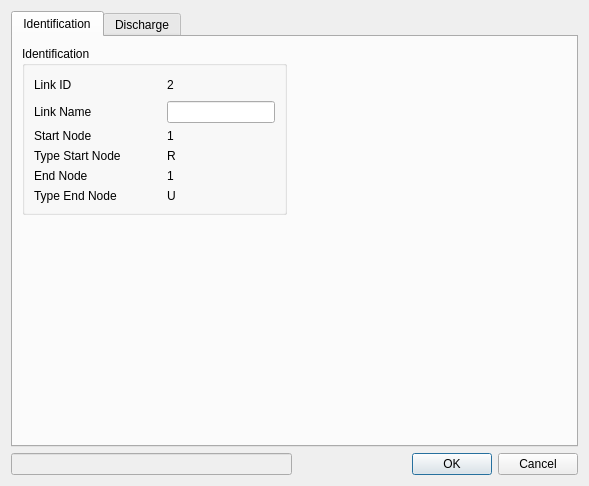
<?xml version="1.0" encoding="UTF-8"?>
<ui version="4.0">
 <class>link_dialog</class>
 <widget class="QDialog" name="link_dialog">
  <property name="geometry">
   <rect>
    <x>0</x>
    <y>0</y>
    <width>589</width>
    <height>486</height>
   </rect>
  </property>
  <property name="windowTitle">
   <string>Link</string>
  </property>
  <layout class="QGridLayout" name="gridLayout">
   <item row="1" column="1">
    <widget class="QDialogButtonBox" name="buttonBox">
     <property name="orientation">
      <enum>Qt::Horizontal</enum>
     </property>
     <property name="standardButtons">
      <set>QDialogButtonBox::Cancel|QDialogButtonBox::Ok</set>
     </property>
    </widget>
   </item>
   <item row="1" column="0">
    <widget class="QLineEdit" name="link_name_display">
     <property name="enabled">
      <bool>false</bool>
     </property>
    </widget>
   </item>
   <item row="0" column="0" colspan="2" alignment="Qt::AlignTop">
    <widget class="QTabWidget" name="link_tabs_box">
     <property name="currentIndex">
      <number>0</number>
     </property>
     <widget class="QWidget" name="ident_tab">
      <attribute name="title">
       <string>Identification</string>
      </attribute>
      <layout class="QGridLayout" name="gridLayout_2">
       <item row="0" column="1">
        <spacer name="horizontalSpacer_4">
         <property name="orientation">
          <enum>Qt::Horizontal</enum>
         </property>
         <property name="sizeHint" stdset="0">
          <size>
           <width>40</width>
           <height>20</height>
          </size>
         </property>
        </spacer>
       </item>
       <item row="0" column="0">
        <widget class="QGroupBox" name="groupBox">
         <property name="sizePolicy">
          <sizepolicy hsizetype="Fixed" vsizetype="Fixed">
           <horstretch>0</horstretch>
           <verstretch>0</verstretch>
          </sizepolicy>
         </property>
         <property name="title">
          <string>Identification</string>
         </property>
         <layout class="QGridLayout" name="gridLayout_3">
          <item row="0" column="2">
           <widget class="QLabel" name="link_id_display">
            <property name="text">
             <string>2</string>
            </property>
           </widget>
          </item>
          <item row="1" column="0">
           <widget class="QLabel" name="link_name_edit">
            <property name="text">
             <string>Link Name</string>
            </property>
            <property name="buddy">
             <cstring>link_name_edit_2</cstring>
            </property>
           </widget>
          </item>
          <item row="1" column="2">
           <widget class="QLineEdit" name="link_name_edit_2"/>
          </item>
          <item row="0" column="0">
           <widget class="QLabel" name="link_id_label">
            <property name="text">
             <string>Link ID</string>
            </property>
           </widget>
          </item>
          <item row="3" column="0">
           <widget class="QLabel" name="type_start_label">
            <property name="text">
             <string>Type Start Node</string>
            </property>
           </widget>
          </item>
          <item row="4" column="0">
           <widget class="QLabel" name="end_node_label">
            <property name="text">
             <string>End Node</string>
            </property>
           </widget>
          </item>
          <item row="5" column="2">
           <widget class="QLabel" name="type_end_display">
            <property name="text">
             <string>U</string>
            </property>
           </widget>
          </item>
          <item row="2" column="0">
           <widget class="QLabel" name="start_node_label">
            <property name="text">
             <string>Start Node</string>
            </property>
           </widget>
          </item>
          <item row="4" column="2">
           <widget class="QLabel" name="end_node_display">
            <property name="text">
             <string>1</string>
            </property>
           </widget>
          </item>
          <item row="5" column="0">
           <widget class="QLabel" name="type_end_label">
            <property name="text">
             <string>Type End Node</string>
            </property>
           </widget>
          </item>
          <item row="2" column="2">
           <widget class="QLabel" name="start_node_display">
            <property name="text">
             <string>1</string>
            </property>
           </widget>
          </item>
          <item row="3" column="2">
           <widget class="QLabel" name="type_start_display">
            <property name="text">
             <string>R</string>
            </property>
           </widget>
          </item>
          <item row="0" column="1">
           <spacer name="horizontalSpacer">
            <property name="orientation">
             <enum>Qt::Horizontal</enum>
            </property>
            <property name="sizeType">
             <enum>QSizePolicy::Fixed</enum>
            </property>
            <property name="sizeHint" stdset="0">
             <size>
              <width>40</width>
              <height>20</height>
             </size>
            </property>
           </spacer>
          </item>
         </layout>
        </widget>
       </item>
       <item row="1" column="0">
        <spacer name="verticalSpacer">
         <property name="orientation">
          <enum>Qt::Vertical</enum>
         </property>
         <property name="sizeHint" stdset="0">
          <size>
           <width>20</width>
           <height>40</height>
          </size>
         </property>
        </spacer>
       </item>
      </layout>
     </widget>
     <widget class="QWidget" name="discharge_tab">
      <attribute name="title">
       <string>Discharge</string>
      </attribute>
      <layout class="QGridLayout" name="gridLayout_4">
       <item row="0" column="0">
        <widget class="QGroupBox" name="discharge_box">
         <property name="sizePolicy">
          <sizepolicy hsizetype="Fixed" vsizetype="Fixed">
           <horstretch>0</horstretch>
           <verstretch>0</verstretch>
          </sizepolicy>
         </property>
         <property name="title">
          <string>Discharge</string>
         </property>
         <layout class="QGridLayout" name="gridLayout_5">
          <item row="0" column="0">
           <widget class="QLabel" name="min_disch_label">
            <property name="text">
             <string>Minimum Discharge</string>
            </property>
            <property name="buddy">
             <cstring>min_disch_edit</cstring>
            </property>
           </widget>
          </item>
          <item row="0" column="1">
           <widget class="QLineEdit" name="min_disch_edit"/>
          </item>
          <item row="0" column="2">
           <widget class="QLabel" name="min_disch_units">
            <property name="text">
             <string>&lt;html&gt;&lt;head/&gt;&lt;body&gt;&lt;p&gt;m&lt;span style=&quot; vertical-align:super;&quot;&gt;3&lt;/span&gt;/sec&lt;/p&gt;&lt;/body&gt;&lt;/html&gt;</string>
            </property>
           </widget>
          </item>
          <item row="1" column="0">
           <widget class="QLabel" name="max_disch_label">
            <property name="text">
             <string>Maximum Discharge</string>
            </property>
            <property name="buddy">
             <cstring>max_disch_edit</cstring>
            </property>
           </widget>
          </item>
          <item row="1" column="1">
           <widget class="QLineEdit" name="max_disch_edit"/>
          </item>
          <item row="2" column="0">
           <widget class="QLabel" name="loss_fact_label">
            <property name="text">
             <string>Loss Factor</string>
            </property>
            <property name="buddy">
             <cstring>loss_fact_edit</cstring>
            </property>
           </widget>
          </item>
          <item row="2" column="1">
           <widget class="QLineEdit" name="loss_fact_edit"/>
          </item>
          <item row="3" column="0" colspan="2">
           <widget class="QGroupBox" name="return_flow_Ques_box">
            <property name="sizePolicy">
             <sizepolicy hsizetype="Fixed" vsizetype="Fixed">
              <horstretch>0</horstretch>
              <verstretch>0</verstretch>
             </sizepolicy>
            </property>
            <property name="title">
             <string>If it is return flow?</string>
            </property>
            <layout class="QVBoxLayout" name="verticalLayout">
             <item>
              <widget class="QRadioButton" name="yes_rad_button">
               <property name="text">
                <string>Yes</string>
               </property>
              </widget>
             </item>
             <item>
              <widget class="QRadioButton" name="no_rad_button">
               <property name="text">
                <string>No</string>
               </property>
              </widget>
             </item>
            </layout>
           </widget>
          </item>
          <item row="1" column="2">
           <widget class="QLabel" name="max_disch_units">
            <property name="text">
             <string>&lt;html&gt;&lt;head/&gt;&lt;body&gt;&lt;p&gt;m&lt;span style=&quot; vertical-align:super;&quot;&gt;3&lt;/span&gt;/sec&lt;/p&gt;&lt;/body&gt;&lt;/html&gt;</string>
            </property>
           </widget>
          </item>
         </layout>
        </widget>
       </item>
       <item row="0" column="1">
        <spacer name="horizontalSpacer_2">
         <property name="orientation">
          <enum>Qt::Horizontal</enum>
         </property>
         <property name="sizeHint" stdset="0">
          <size>
           <width>40</width>
           <height>20</height>
          </size>
         </property>
        </spacer>
       </item>
       <item row="1" column="0" colspan="2">
        <widget class="QGroupBox" name="return_flow_box">
         <property name="title">
          <string>Return Flows</string>
         </property>
         <layout class="QGridLayout" name="gridLayout_6">
          <item row="1" column="0" colspan="3">
           <widget class="QTableWidget" name="return_flow_table">
            <row>
             <property name="text">
              <string>A</string>
             </property>
            </row>
            <column>
             <property name="text">
              <string>1</string>
             </property>
            </column>
           </widget>
          </item>
          <item row="0" column="2">
           <spacer name="horizontalSpacer_3">
            <property name="orientation">
             <enum>Qt::Horizontal</enum>
            </property>
            <property name="sizeHint" stdset="0">
             <size>
              <width>40</width>
              <height>20</height>
             </size>
            </property>
           </spacer>
          </item>
          <item row="0" column="0">
           <widget class="QLabel" name="nlags_label">
            <property name="text">
             <string>Nlags</string>
            </property>
            <property name="buddy">
             <cstring>nlags_edit</cstring>
            </property>
           </widget>
          </item>
          <item row="0" column="1">
           <widget class="QLineEdit" name="nlags_edit">
            <property name="sizePolicy">
             <sizepolicy hsizetype="Fixed" vsizetype="Fixed">
              <horstretch>0</horstretch>
              <verstretch>0</verstretch>
             </sizepolicy>
            </property>
           </widget>
          </item>
         </layout>
        </widget>
       </item>
      </layout>
     </widget>
    </widget>
   </item>
  </layout>
 </widget>
 <tabstops>
  <tabstop>link_tabs_box</tabstop>
  <tabstop>link_name_edit_2</tabstop>
  <tabstop>link_name_display</tabstop>
  <tabstop>buttonBox</tabstop>
  <tabstop>min_disch_edit</tabstop>
  <tabstop>max_disch_edit</tabstop>
  <tabstop>loss_fact_edit</tabstop>
  <tabstop>yes_rad_button</tabstop>
  <tabstop>no_rad_button</tabstop>
  <tabstop>nlags_edit</tabstop>
  <tabstop>return_flow_table</tabstop>
 </tabstops>
 <resources/>
 <connections>
  <connection>
   <sender>buttonBox</sender>
   <signal>accepted()</signal>
   <receiver>link_dialog</receiver>
   <slot>accept()</slot>
   <hints>
    <hint type="sourcelabel">
     <x>248</x>
     <y>254</y>
    </hint>
    <hint type="destinationlabel">
     <x>157</x>
     <y>274</y>
    </hint>
   </hints>
  </connection>
  <connection>
   <sender>buttonBox</sender>
   <signal>rejected()</signal>
   <receiver>link_dialog</receiver>
   <slot>reject()</slot>
   <hints>
    <hint type="sourcelabel">
     <x>316</x>
     <y>260</y>
    </hint>
    <hint type="destinationlabel">
     <x>286</x>
     <y>274</y>
    </hint>
   </hints>
  </connection>
 </connections>
</ui>
